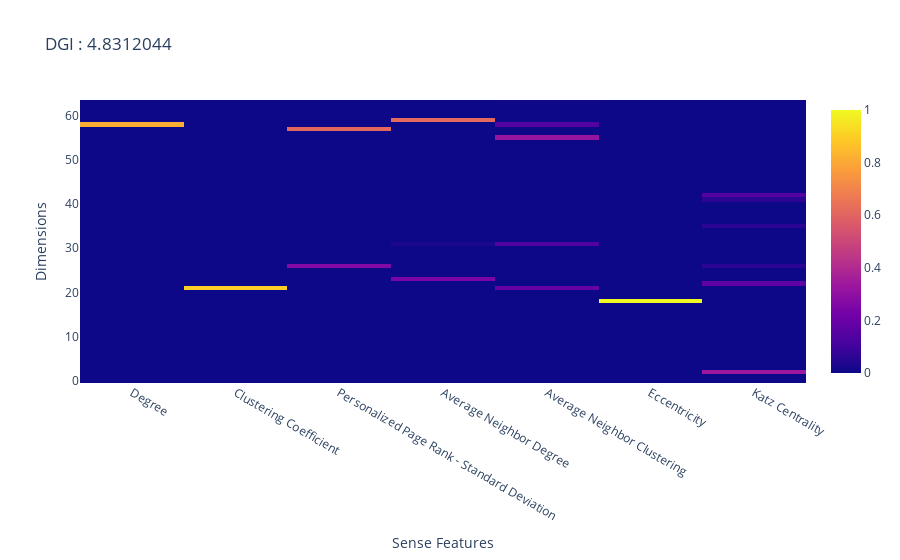
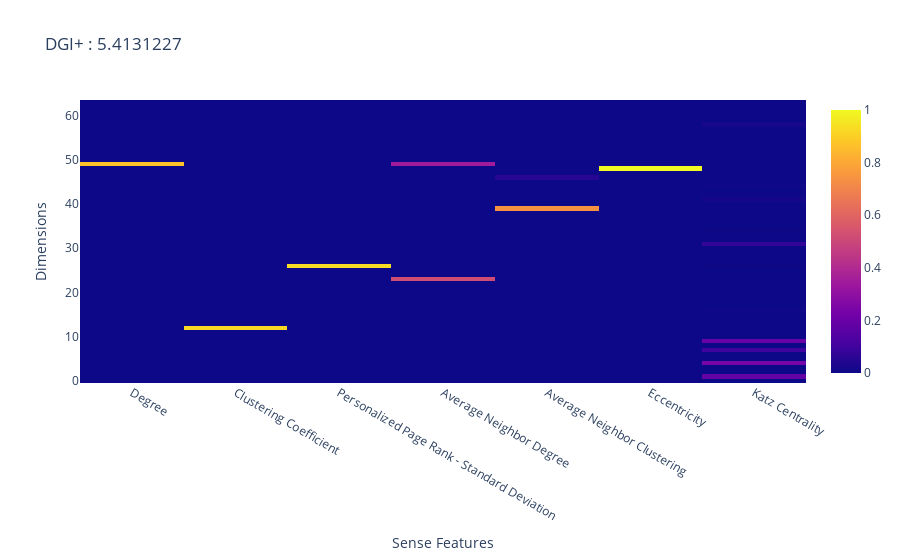

Notebook code for these charts, in order:
### Code cell
fig = go.Figure()
fig.add_trace(go.Heatmap(z = explain_og,
                         x = list(sense_feat_dict), 
                         ))
fig.update_layout(title_text = 'DGI : ' + str(np.linalg.norm(explain_og, ord = 'nuc')), 
                  xaxis_title_text = 'Sense Features', 
                  yaxis_title_text = 'Dimensions')

fig.show()

fig = go.Figure()
fig.add_trace(go.Heatmap(z = explain_plus,
                         x = list(sense_feat_dict), 
                         ))
fig.update_layout(title_text = 'DGI+ : ' + str(np.linalg.norm(explain_plus, ord = 'nuc')), 
                  xaxis_title_text = 'Sense Features', 
                  yaxis_title_text = 'Dimensions')

fig.show()

### Figure 1 — Plotly figure (JSON) as saved in the notebook; plotly's stock layout.template omitted (floating-point values rounded to 4 significant figures; data arrays with more than 128 entries replaced by an {"elided": "..."} marker saying what was removed)
{"data": [{"type": "heatmap", "x": ["Degree", "Clustering Coefficient", "Personalized Page Rank - Standard Deviation", "Average Neighbor Degree", "Average Neighbor Clustering", "Eccentricity", "Katz Centrality"], "z": {"elided": "64x7 float values"}}], "layout": {"title": {"text": "DGI : 4.8312044"}, "xaxis": {"title": {"text": "Sense Features"}}, "yaxis": {"title": {"text": "Dimensions"}}}}

### Figure 2 — Plotly figure (JSON) as saved in the notebook; plotly's stock layout.template omitted (floating-point values rounded to 4 significant figures; data arrays with more than 128 entries replaced by an {"elided": "..."} marker saying what was removed)
{"data": [{"type": "heatmap", "x": ["Degree", "Clustering Coefficient", "Personalized Page Rank - Standard Deviation", "Average Neighbor Degree", "Average Neighbor Clustering", "Eccentricity", "Katz Centrality"], "z": {"elided": "64x7 float values"}}], "layout": {"title": {"text": "DGI+ : 5.4131227"}, "xaxis": {"title": {"text": "Sense Features"}}, "yaxis": {"title": {"text": "Dimensions"}}}}
